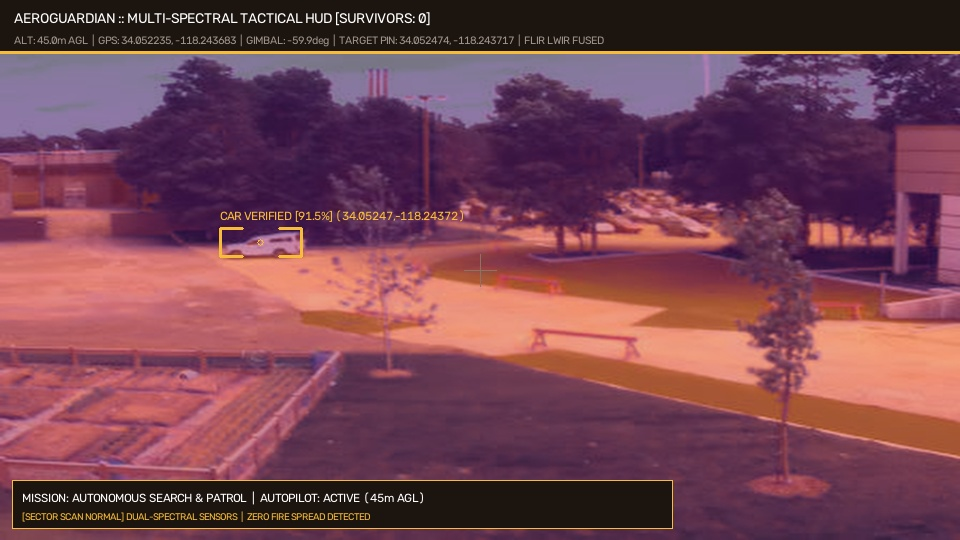
#> input picture data/samples/proofs/proof_carWhite.jpg, 960 x 540 px
$ python -i smoke_filter.py   (imports and definitions only)   (older library calls are emulated)
#> lines starting #> are read from the running program, lines starting #| are printed output that depends on the picture
#> further down, picture is the input picture: shape (540, 960, 3); mean B, G, R 82.3, 67.8, 118.5
"""
AeroGuardian Smoke Penetration & Adaptive Contrast Enhancement Filter
Monitors atmospheric visibility, detects gray smoke occlusion, and applies
Contrast Limited Adaptive Histogram Equalization (CLAHE) + bilateral filtering.
"""

from typing import Tuple
import numpy as np
import cv2


class AdaptiveSmokeFilter:
    """
    Electronic haze and smoke penetration filter for aerial search cameras.
    Detects smoke density and dynamically balances contrast.
    """

    def __init__(
        self,
        clip_limit: float = 3.0,
        tile_grid_size: Tuple[int, int] = (8, 8),
        smoke_entropy_threshold: float = 4.8,
        min_gradient_threshold: float = 12.0,
    ):
        """
        Args:
            clip_limit: Threshold for contrast limiting in CLAHE.
            tile_grid_size: Size of local neighborhood grid for adaptive equalization.
            smoke_entropy_threshold: Shannon entropy below which image is considered smoke-blanketed.
            min_gradient_threshold: Sobel gradient magnitude below which scene is low-contrast.
        """
        self.clahe_luminance = cv2.createCLAHE(clipLimit=clip_limit, tileGridSize=tile_grid_size)
        self.clahe_thermal = cv2.createCLAHE(clipLimit=4.5, tileGridSize=(16, 16))
        self.entropy_threshold = smoke_entropy_threshold
        self.gradient_threshold = min_gradient_threshold

    def calculate_scene_visibility(self, image: np.ndarray) -> Tuple[float, float, bool]:
        """
        Calculates image information entropy and edge gradient density.

        Returns:
            Tuple of:
            - entropy: Shannon entropy in bits (lower = more uniform/smoke-obscured).
            - mean_gradient: Mean edge magnitude (lower = hazier/blurrier).
            - is_smoke_occluded: Boolean True if visibility is degraded.
        """
        if len(image.shape) == 3:
            gray = cv2.cvtColor(image, cv2.COLOR_BGR2GRAY)
        else:
            gray = image

        # 1. Shannon Entropy
        hist = cv2.calcHist([gray], [0], None, [256], [0, 256])
        hist_norm = hist.ravel() / (hist.sum() + 1e-7)
        non_zero = hist_norm[hist_norm > 0]
        entropy = float(-np.sum(non_zero * np.log2(non_zero)))

        # 2. Sobel Edge Gradient Magnitude
        gx = cv2.Sobel(gray, cv2.CV_32F, 1, 0, ksize=3)
        gy = cv2.Sobel(gray, cv2.CV_32F, 0, 1, ksize=3)
        mean_gradient = float(np.mean(np.sqrt(gx**2 + gy**2)))

        # Smoke or fog causes both flat pixel distribution (low entropy)
        # and loss of edge high-frequency detail (low gradient)
        is_smoke = (entropy < self.entropy_threshold) and (mean_gradient < self.gradient_threshold)
        return entropy, mean_gradient, is_smoke

    def enhance_optical_smoke(self, rgb_frame: np.ndarray) -> np.ndarray:
        """
        Enhances an RGB optical frame penetrating through smoke/haze:
        Converts to LAB color space, applies CLAHE to the L-channel, and merges back.
        """
        lab = cv2.cvtColor(rgb_frame, cv2.COLOR_BGR2LAB)
        l, a, b = cv2.split(lab)
        l_enhanced = self.clahe_luminance.apply(l)
        enhanced_lab = cv2.merge([l_enhanced, a, b])
        return cv2.cvtColor(enhanced_lab, cv2.COLOR_LAB2BGR)

    def enhance_thermal_contrast(self, thermal_frame: np.ndarray) -> np.ndarray:
        """
        Maximizes thermal dynamic range across subtle heat gradients (e.g. body heat vs tree canopy).
        """
        if thermal_frame.ndim == 3:
            lab = cv2.cvtColor(thermal_frame, cv2.COLOR_BGR2LAB)
#> lab: shape (540, 960, 3); mean of channels 0, 1, 2 88.6, 152.1, 128.5
            l, a, b = cv2.split(lab)
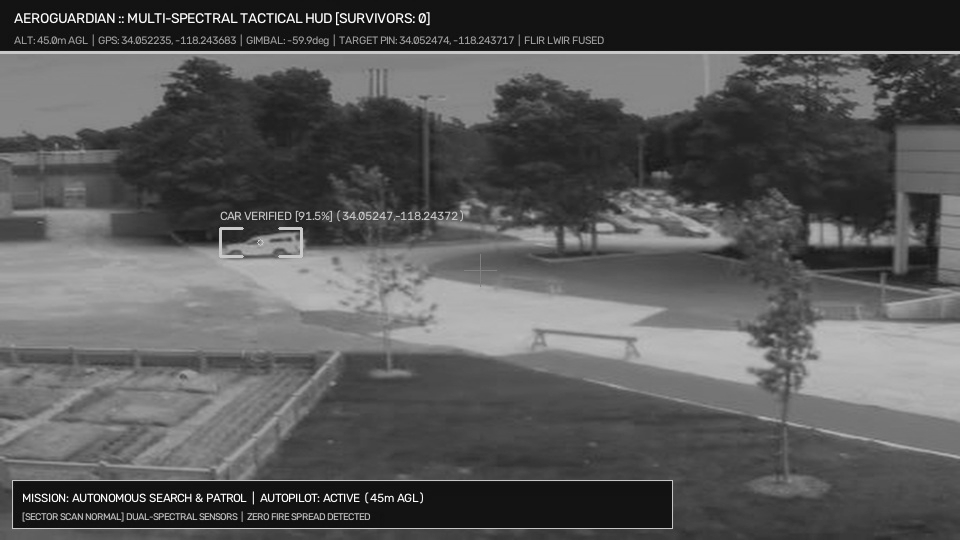
#> l: shape (540, 960); min 10, max 255, mean 88.6
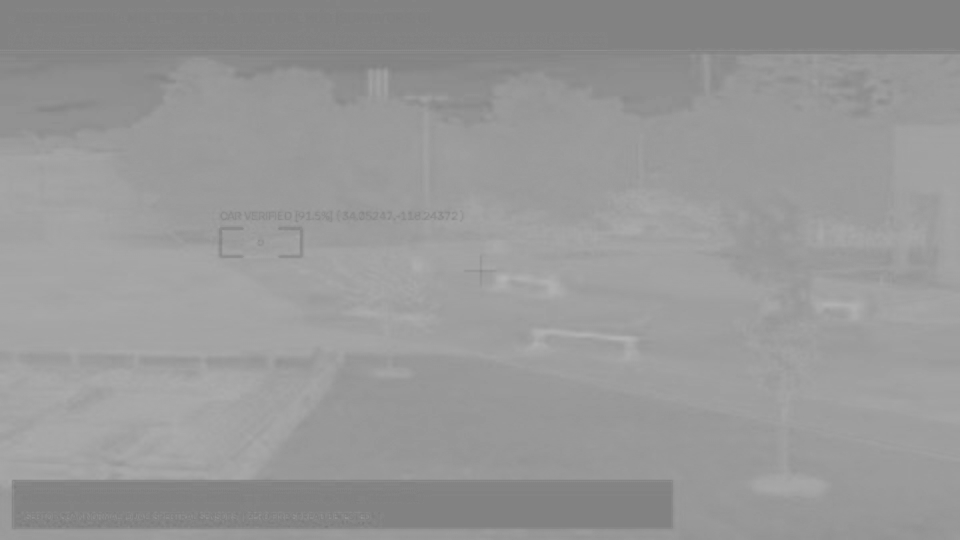
#> a: shape (540, 960); min 122, max 181, mean 152.1
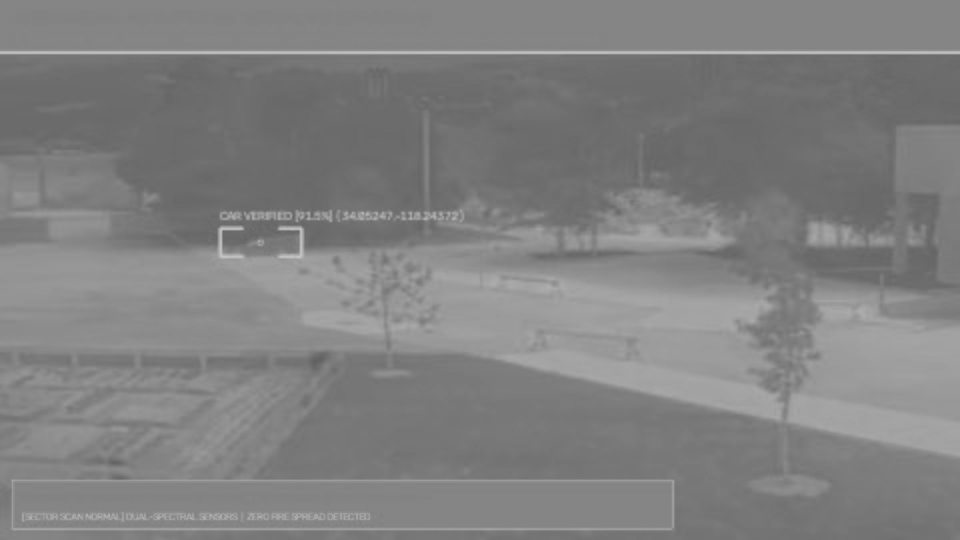
#> b: shape (540, 960); min 98, max 196, mean 128.5
            l_enhanced = self.clahe_thermal.apply(l)
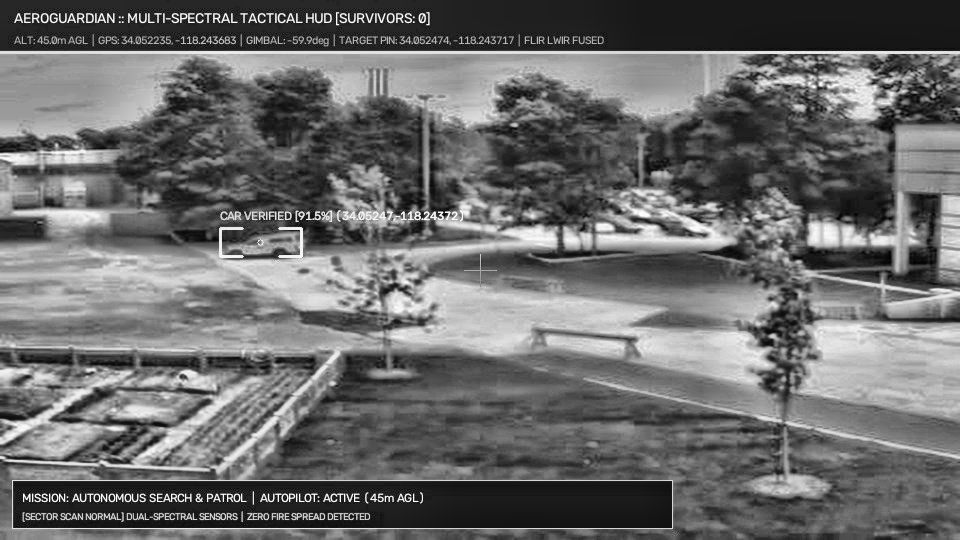
#> l_enhanced: shape (540, 960); min 3, max 255, mean 107.6
            enhanced = cv2.merge([l_enhanced, a, b])
#> enhanced: shape (540, 960, 3); mean of channels 0, 1, 2 107.6, 152.1, 128.5
            return cv2.cvtColor(enhanced, cv2.COLOR_LAB2BGR)
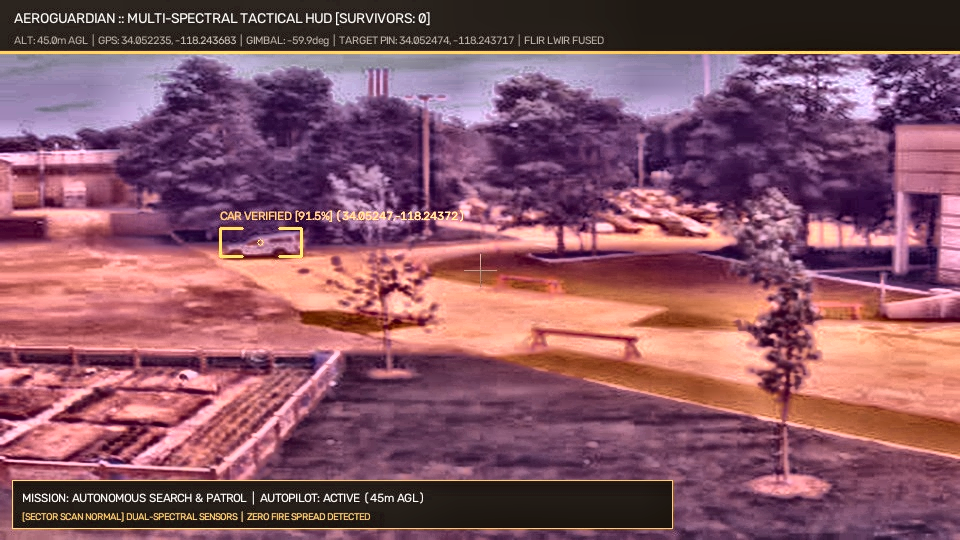
#> returned value: shape (540, 960, 3); mean B, G, R 101.3, 86.4, 136.9

        if thermal_frame.dtype != np.uint8:
            norm = cv2.normalize(thermal_frame, None, 0, 255, cv2.NORM_MINMAX, dtype=cv2.CV_8U)
        else:
            norm = thermal_frame
        return self.clahe_thermal.apply(norm)

>>> import cv2
>>> picture = cv2.imread('../../data/samples/proofs/proof_carWhite.jpg')
>>> result = AdaptiveSmokeFilter().enhance_thermal_contrast(picture)

$ run again, on data/samples/proofs/proof_incident.jpg
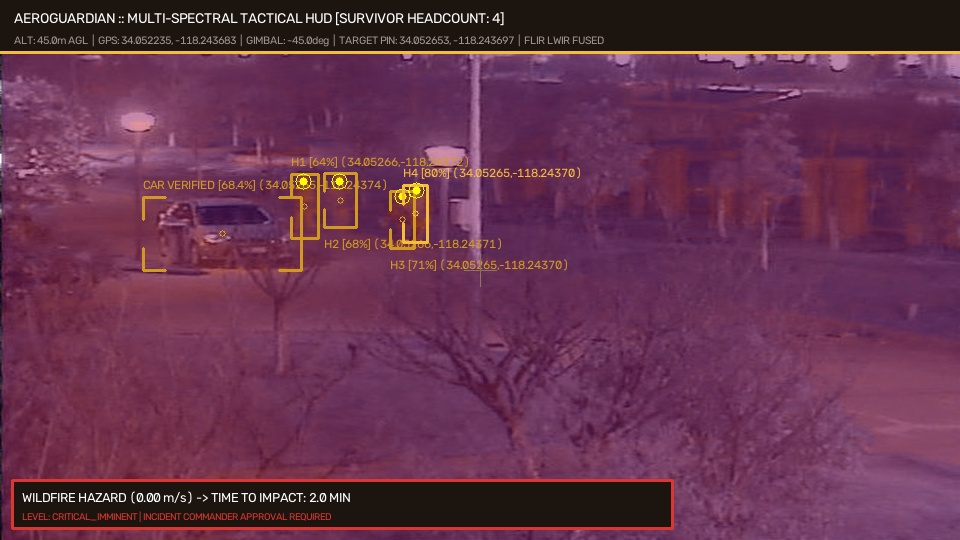
#> input picture data/samples/proofs/proof_incident.jpg, 960 x 540 px
#> picture is the input picture: shape (540, 960, 3); mean B, G, R 77.7, 50.4, 101.7
#> lab: shape (540, 960, 3); mean of channels 0, 1, 2 72.6, 154.4, 121.9
#> in enhance_thermal_contrast, `l_enhanced = self.clahe_thermal.apply(l)`:
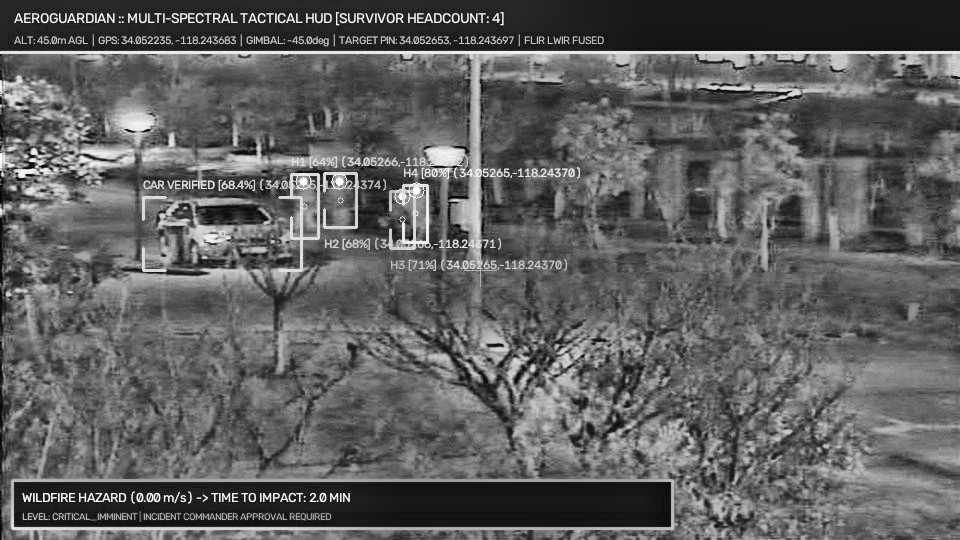
#> l_enhanced: shape (540, 960); min 1, max 255, mean 95.9
#> enhanced: shape (540, 960, 3); mean of channels 0, 1, 2 95.9, 154.4, 121.9
#> in enhance_thermal_contrast, `return cv2.cvtColor(enhanced, cv2.COLOR_LAB2BGR)`:
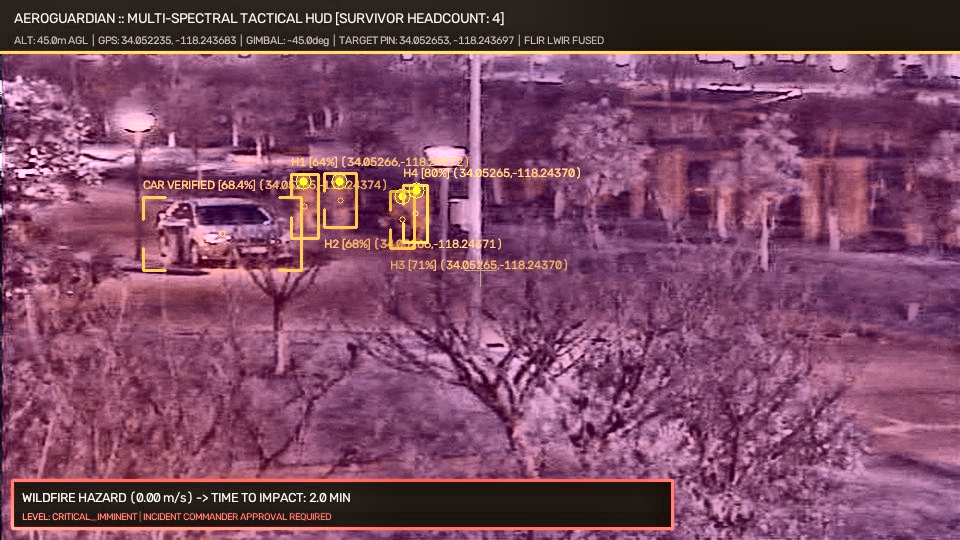
#> returned value: shape (540, 960, 3); mean B, G, R 100.5, 72.9, 125.7

$ run again, on data/samples/proofs/proof_running.jpg
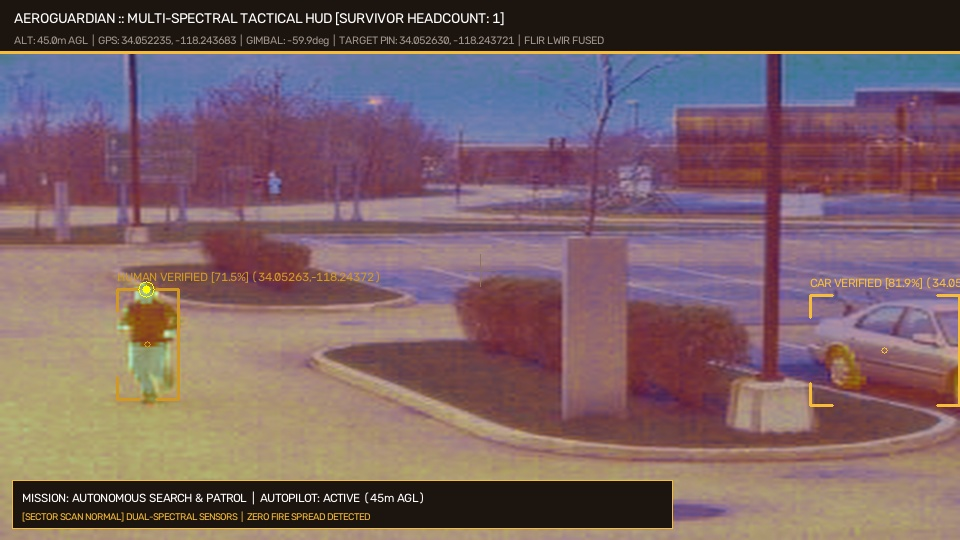
#> input picture data/samples/proofs/proof_running.jpg, 960 x 540 px
#> picture is the input picture: shape (540, 960, 3); mean B, G, R 101, 97, 121.5
#> lab: shape (540, 960, 3); mean of channels 0, 1, 2 110.5, 139.8, 129.8
#> in enhance_thermal_contrast, `l_enhanced = self.clahe_thermal.apply(l)`:
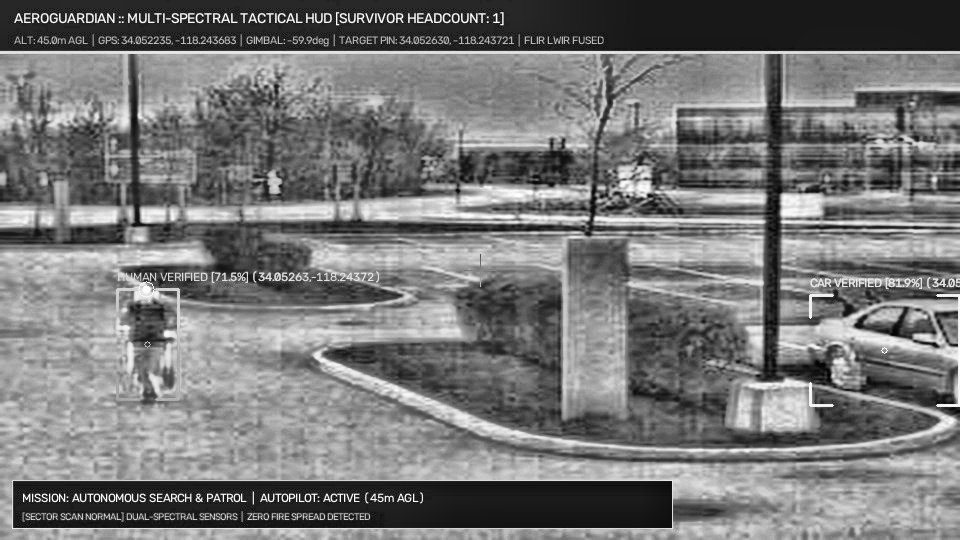
#> l_enhanced: shape (540, 960); min 3, max 255, mean 119.8
#> enhanced: shape (540, 960, 3); mean of channels 0, 1, 2 119.8, 139.8, 129.8
#> in enhance_thermal_contrast, `return cv2.cvtColor(enhanced, cv2.COLOR_LAB2BGR)`:
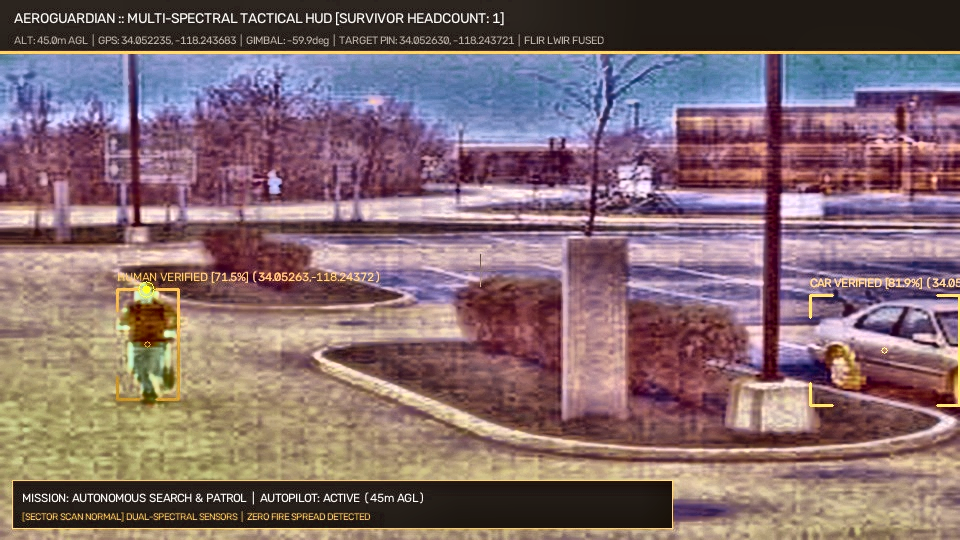
#> returned value: shape (540, 960, 3); mean B, G, R 111.1, 106.8, 131.5
